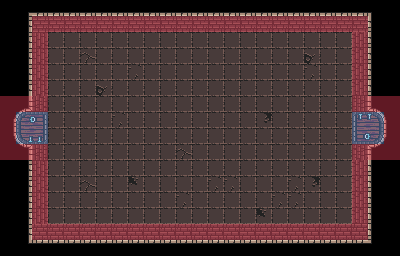

The image is a tile-based game level rendered from a .tmx file. Its description and source (layers, tilesets, objects; grid data summarised) follow:
An orthogonal 25x16 tile map with 16x16 px tiles, 2 tile layers (Tile Layer 1, meta info), 2 tilesets.

<map version="1.8" tiledversion="1.8.4" orientation="orthogonal" renderorder="right-down" width="25" height="16" tilewidth="16" tileheight="16" infinite="0" nextlayerid="3" nextobjectid="1">
 <tileset firstgid="1" source="0x72_DungeonTilesetII_v1.4.tsx" />
 <tileset firstgid="1025" source="MetaSet.tsx" />
 <layer id="1" name="Tile Layer 1" width="25" height="16">
  <data>[400 cells, 376 non-empty, 22 distinct tile ids]</data>
 </layer>
 <layer id="2" name="meta info" width="25" height="16" opacity="0.4">
  <data>[400 cells, 82 non-empty, 2 distinct tile ids]</data>
 </layer>
</map>
